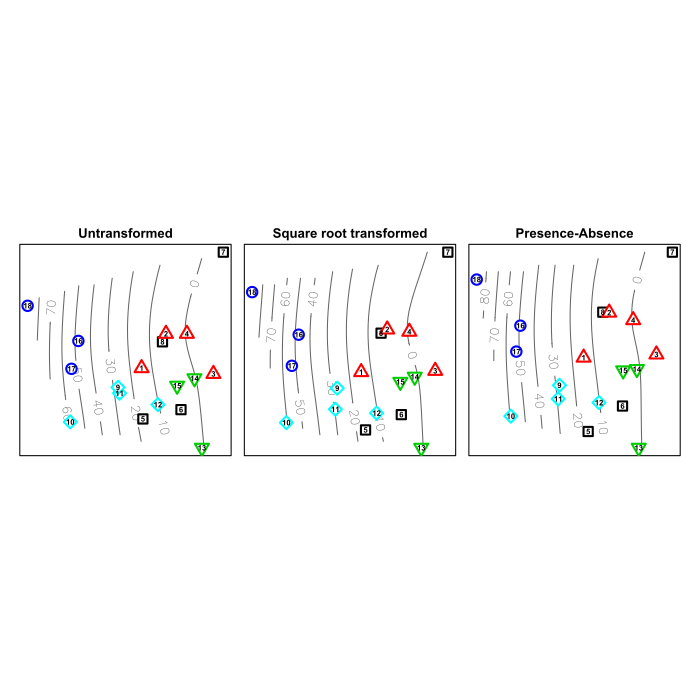

Write the R code that produced this figure.
# Robin Elahi
# 31 May 2013
# plot centroids of nmds results of mobile quadrat data
# compare abundances vs P/A
# nmds on NEPWS mobile data from quadrats, using mob5.csv - lumped functional groups and taxa.  with DUMMY variable so that i don't have to remove rows without species

require(vegan) 
require(BiodiversityR) # for CAPdiscrim
require(MASS)
require(labdsv)

dat<-read.csv("nepws_mob5MDS_130531.csv", header=TRUE)

head(dat)
names(dat)

colnames(dat) # 10:41
summary(dat)
quad.env <- dat[,1:14]

#create matrix for mds, for mobile data only
mat<-dat[,15:46]
mat
colnames(mat)
ncol(mat) # 32 spp matrix, with mobile abundances
nrow(mat)
summary(mat)
head(mat)

# sqrt transform matrix
mat.sq <- sqrt(mat)
mat.sq

# presence/absence
mat.pa <- decostand(mat, "pa")
mat.pa

# get dissim matrix for untransformed data
mat.dist <- vegdist(mat)
mat.dist
# get dissim matrix for sqrt data
mat.sq.dist <- vegdist(mat.sq)
# get dissimilarity matrix, use bray curtis
mat.pa.dist <- vegdist(mat.pa)

###############################################################
### Do site-level mds for untransformed data
### get principal coordinates; use classic (metric) MDS scaling
### what k should i use??? arbitrary choice - 100?
mds.un <- cmdscale(mat.dist, k=100)
mds.un

summary(mds.un)
plot(mds.un, col=c(quad.env$Region))
names(quad.env)

# one outlier - identify
ordiplot(mds.un, type="t") # more than one outlier - they are overlapping.  probably because they don't have any mobile taxa (and share the dummy taxon)

### bind
pc.df.un <- cbind(quad.env, mds.un)
names(pc.df.un)
nrow(pc.df.un)

### now take arithmetic averages of pc's for each site
site.mean.un <- aggregate(pc.df.un[,15:114], list(pc.df.un$Site), mean)
site.mean.un
names(site.mean.un)

### create matrix of pc's
mat.pc.un <- site.mean.un[,2:101]
mat.pc.un
### run nMDS using euclidean distance on this matrix, reduce to two dimensions
mds.pc.un <- metaMDS(mat.pc.un,distance="euclidean", engine='monoMDS', autotransform=FALSE,noshare=0.1,k=2,tol=1e-5,trymax=40, zerodist='add')
mds.pc.un$stress # 0.07
mds.pc.un

### load env data at site level
site.env <- read.csv("site.dat2_edit_120712.csv", header=TRUE)
names(site.env)
site.env <- site.env[,1:12]
mds.pc.un$points
plot(mds.pc.un$points, col=c(site.env$region))
ordisurf(mds.pc.un, site.env$sedim.per, add=TRUE, col="gray40", labcex=1, lty=2)
surf.un <- ordisurf(mds.pc.un, site.env$sedim.per, add=TRUE, col="gray40", labcex=1, lty=2)
summary(surf.un)

###############################################################

### Do site-level mds for Square root data
### get principal coordinates; use classic (metric) MDS scaling
### what k should i use??? arbitrary choice - 100?
mds.sq <- cmdscale(mat.sq.dist, k=100)
mds.sq

summary(mds.sq)
plot(mds.sq, col=c(quad.env$Region))
names(quad.env)

# one outlier - identify
ordiplot(mds.sq, type="t") # more than one outlier - they are overlapping.  probably because they don't have any mobile taxa (and share the dummy taxon)

### bind
pc.df.sq <- cbind(quad.env, mds.sq)
names(pc.df.sq)
nrow(pc.df.sq)

### now take arithmetic averages of pc's for each site
site.mean.sq <- aggregate(pc.df.sq[,15:114], list(pc.df.sq$Site), mean)
site.mean.sq
names(site.mean.sq)

### create matrix of pc's
mat.pc.sq <- site.mean.sq[,2:101]
mat.pc.sq
### run nMDS using euclidean distance on this matrix, reduce to two dimensions
mds.pc.sq <- metaMDS(mat.pc.sq,distance="euclidean", engine='monoMDS', autotransform=FALSE,noshare=0.1,k=2,tol=1e-5,trymax=40, zerodist='add')
mds.pc.sq$stress # 0.07
mds.pc.sq

### load env data at site level
site.env <- read.csv("site.dat2_edit_120712.csv", header=TRUE)
names(site.env)
site.env <- site.env[,1:12]
mds.pc.sq$points
plot(mds.pc.sq$points, col=c(site.env$region))
ordisurf(mds.pc.sq, site.env$sedim.per, add=TRUE, col="gray40", labcex=1, lty=2)
surf.sq <- ordisurf(mds.pc.sq, site.env$sedim.per, add=TRUE, col="gray40", labcex=1, lty=2)
summary(surf.sq)

###############################################################

### Do site-level mds for PA data
### get principal coordinates; use classic (metric) MDS scaling
### what k should i use??? arbitrary choice - 100?
mds.pa <- cmdscale(mat.pa.dist, k=100)
mds.pa

summary(mds.pa)
plot(mds.pa, col=c(quad.env$Region))
names(quad.env)

# one outlier - identify
ordiplot(mds.pa, type="t") # more than one outlier - they are overlapping.  probably because they don't have any mobile taxa (and share the dummy taxon)

### bind
pc.df.pa <- cbind(quad.env, mds.pa)
names(pc.df.pa)
nrow(pc.df.pa)

### now take arithmetic averages of pc's for each site
site.mean.pa <- aggregate(pc.df.pa[,15:114], list(pc.df.pa$Site), mean)
site.mean.pa
names(site.mean.pa)

### create matrix of pc's
mat.pc.pa <- site.mean.pa[,2:101]
mat.pc.pa
### run nMDS using euclidean distance on this matrix, reduce to two dimensions
mds.pc.pa <- metaMDS(mat.pc.pa,distance="euclidean", engine='monoMDS', autotransform=FALSE,noshare=0.1,k=2,tol=1e-5,trymax=40, zerodist='add')
mds.pc.pa$stress # 0.07
mds.pc.pa

### load env data at site level
site.env <- read.csv("site.dat2_edit_120712.csv", header=TRUE)
names(site.env)
site.env <- site.env[,1:12]
mds.pc.pa$points
plot(mds.pc.pa$points, col=c(site.env$region))
ordisurf(mds.pc.pa, site.env$sedim.per, add=TRUE, col="gray40", labcex=1, lty=2)
surf.pa <- ordisurf(mds.pc.pa, site.env$sedim.per, add=TRUE, col="gray40", labcex=1, lty=2)
summary(surf.pa)


### 3 panel plot

un.scrs <- scores(mds.pc.un, display=c("sites"))
un.scrs
xlimit.un <- range(un.scrs[,1])
ylimit.un <- range(un.scrs[,2])

sq.scrs <- scores(mds.pc.sq, display=c("sites"))
sq.scrs
xlimit.sq <- range(sq.scrs[,1])
ylimit.sq <- range(sq.scrs[,2])

pa.scrs <- scores(mds.pc.pa, display=c("sites"))
pa.scrs
xlimit.pa <- range(pa.scrs[,1])
ylimit.pa <- range(pa.scrs[,2])

# cbind the site.env columns with mds scores

un.scrs <- cbind(site.env, un.scrs)
sq.scrs <- cbind(site.env, sq.scrs)
pa.scrs <- cbind(site.env, pa.scrs)

colnames(un.scrs)

# subset the data for un
Haro.un <- (subset(un.scrs, region == "Haro"))[,13:14]
Channel.un <- (subset(un.scrs, region == "Channel"))[,13:14]
Georgia.un <- (subset(un.scrs, region == "Georgia"))[,13:14]
Sound.un <- (subset(un.scrs, region == "Sound"))[,13:14]
Hood.un <- (subset(un.scrs, region == "Hood"))[,13:14]

# subset the data for sq
Haro.sq <- (subset(sq.scrs, region == "Haro"))[,13:14]
Channel.sq <- (subset(sq.scrs, region == "Channel"))[,13:14]
Georgia.sq <- (subset(sq.scrs, region == "Georgia"))[,13:14]
Sound.sq <- (subset(sq.scrs, region == "Sound"))[,13:14]
Hood.sq <- (subset(sq.scrs, region == "Hood"))[,13:14]

# subset the data for pa
Haro.pa <- (subset(pa.scrs, region == "Haro"))[,13:14]
Channel.pa <- (subset(pa.scrs, region == "Channel"))[,13:14]
Georgia.pa <- (subset(pa.scrs, region == "Georgia"))[,13:14]
Sound.pa <- (subset(pa.scrs, region == "Sound"))[,13:14]
Hood.pa <- (subset(pa.scrs, region == "Hood"))[,13:14]


### 

par(mfrow=c(1,3), pty="s", mar=c(0.5, 0.5, 0.5, 0.5), oma=c(2,1,2,1))

# panel A - untranformed data
plot(mds.pc.un$points, type="n", xlab="", ylab="", xaxt='n', yaxt='n')

ordisurf(mds.pc.un$points, site.env$sedim.per, add=TRUE, labcex=0.8, col="gray40", lty=2)

points(Channel.un, pch=22, col=1, cex=2.1, lwd=2, bg="white")
points(Haro.un, pch=24, col=2, cex=2.1, lwd=2, bg="white")
points(Georgia.un, pch=25, col=3, cex=2.1, lwd=2, bg="white")
points(Sound.un, pch=23, col=5, cex=2.1, lwd=2, bg="white")
points(Hood.un, pch=21, col=4, cex=2.1, lwd=2, bg="white")

text(mds.pc.un$points, labels=site.env$site.no, cex=0.7, font=2)

title(main="Untransformed", line=0.5)

# panel B - sqrt transformed data
plot(mds.pc.sq$points, type="n", xlab="", ylab="", xaxt='n', yaxt='n')

ordisurf(mds.pc.sq$points, site.env$sedim.per, add=TRUE, labcex=0.8, col="gray40", lty=2)

points(Channel.sq, pch=22, col=1, cex=2.1, lwd=2, bg="white")
points(Haro.sq, pch=24, col=2, cex=2.1, lwd=2, bg="white")
points(Georgia.sq, pch=25, col=3, cex=2.1, lwd=2, bg="white")
points(Sound.sq, pch=23, col=5, cex=2.1, lwd=2, bg="white")
points(Hood.sq, pch=21, col=4, cex=2.1, lwd=2, bg="white")

text(mds.pc.sq$points, labels=site.env$site.no, cex=0.7, font=2)

title(main="Square root transformed", line=0.5)

# panel C - presence absence
plot(mds.pc.pa$points, type="n", xlab="", ylab="", xaxt='n', yaxt='n')

ordisurf(mds.pc.pa$points, site.env$sedim.per, add=TRUE, labcex=0.8, col="gray40", lty=2)

points(Channel.pa, pch=22, col=1, cex=2.1, lwd=2, bg="white")
points(Haro.pa, pch=24, col=2, cex=2.1, lwd=2, bg="white")
points(Georgia.pa, pch=25, col=3, cex=2.1, lwd=2, bg="white")
points(Sound.pa, pch=23, col=5, cex=2.1, lwd=2, bg="white")
points(Hood.pa, pch=21, col=4, cex=2.1, lwd=2, bg="white")

text(mds.pc.pa$points, labels=site.env$site.no, cex=0.7, font=2)

title(main="Presence-Absence", line=0.5)


#legend("bottomleft", "a", adj=c(2,1), bty='n', cex=1.5)

#leg.txt <- c("Haro", "Channel", "Rosario", "Sound", "Hood")

#legend("bottomright", legend=leg.txt, cex=0.8, pch=c(24,22,25,23,21), col=c(2,1,3,5,4), bty='n', pt.lwd=2)

#text(.4, -0.2, '2D Stress = 0.07', cex=0.8)










### try cluster analysis, perhaps ordicluster?
### cluster analysis using hclust
# set up distance matrix from principle coordinates using euclidean distance (to match mds)
mat.pc.dist <- vegdist(mat.pc, 'euclidean')
clust1<-hclust(mat.pc.dist, 'ward')
clust1
summary(clust1)
plot(clust1, labels=site.env$site)
rect.hclust(clust1, k=2, border='red')

clust2<-hclust(mat.pc.dist, 'single')
clust2
summary(clust2)
plot(clust2, labels=site.env$site)
rect.hclust(clust1, k=2, border='red')

# what is the optimum number of classes?
dat.km <- cascadeKM(mat.pc, 2, 16, criterion="calinski")
dat.km
dat.km$results
dat.km$partition
plot(dat.km, sortq=TRUE)

         # 2 groups 3 groups 4 groups  5 groups  6 groups  7 groups
# SSE      1.648616 1.279437 1.058067 0.9023451 0.7824762 0.6644489
# calinski 5.561725 5.523432 5.132216 4.7519123 4.4143298 4.2967008

### final 2 panel plot
scrs <- scores(mds.pc, display=c("sites"))
scrs
xlimit <- range(scrs[,1])
ylimit <- range(scrs[,2])
group <- site.env[,1:12]
names(site.env)
# cbind the group columns with mds scores
group.scrs <- cbind(site.env, scrs)
colnames(group.scrs)
summary(group.scrs)

#write.csv(group.scrs, "group.scrs.csv")

# subset the data
Haro <- (subset(group.scrs, region == "Haro"))[,13:14]
Channel <- (subset(group.scrs, region == "Channel"))[,13:14]
Georgia <- (subset(group.scrs, region == "Georgia"))[,13:14]
Sound <- (subset(group.scrs, region == "Sound"))[,13:14]
Hood <- (subset(group.scrs, region == "Hood"))[,13:14]

#Haro: green triangles (pch 24)
#Channel: black squares (pch 22)
#Georgia: red inverse triangles (pch 25)
#Sound: light blue diamonds (pch 23)
#Hood: blue circles (pch 21)


###############################################################
# plot 2 panels
par(mfrow=c(2,1), pty="s", mar=c(0.5, 0.5, 0.5, 0.5), oma=c(2,1,2,1))

# panel A
#plot.new()
#plot.window(xlim = xlimit, ylim = ylimit, asp=1)

plot(mds.pc$points, type="n", xlab="", ylab="", xaxt='n', yaxt='n')

ordisurf(mds.pc$points, group$sedim.per, add=TRUE, labcex=0.8, col="gray40", lty=2)

points(Channel, pch=22, col=1, cex=2.1, lwd=2, bg="white")
points(Haro, pch=24, col=2, cex=2.1, lwd=2, bg="white")
points(Georgia, pch=25, col=3, cex=2.1, lwd=2, bg="white")
points(Sound, pch=23, col=5, cex=2.1, lwd=2, bg="white")
points(Hood, pch=21, col=4, cex=2.1, lwd=2, bg="white")

# points(Haro, pch=24, col="gray40", bg="red", cex=2.1)
# points(Channel, pch=22, col="gray40", bg="yellow", cex=2.1)
# points(Georgia, pch=25, col="gray40", bg="green",cex=2.1)
# points(Sound, pch=23, col="gray40", bg="lightblue1", cex=2.1)
# points(Hood, pch=21, col="blue", bg="white", cex=2.1)

text(mds.pc$points, labels=group$site.no, cex=0.7, font=2)

legend("bottomleft", "a", adj=c(2,1), bty='n', cex=1.5)

leg.txt <- c("Haro", "Channel", "Rosario", "Sound", "Hood")

legend("bottomright", legend=leg.txt, cex=0.8, pch=c(24,22,25,23,21), col=c(2,1,3,5,4), bty='n', pt.lwd=2)

text(.4, -0.2, '2D Stress = 0.07', cex=0.8)

# plot cluster analysis
plot(clust1, labels=group$site.no, font=1, cex=0.8, sub='', main='', xlab='', hang=-1, las=1)

legend("topleft", "b", adj=c(2,0), bty='n', cex=1.5)

points(1,0, pch=25, cex=1.5, col=3, lwd=2)
points(2,0, pch=25, cex=1.5, col=3, lwd=2)
points(3,0, pch=25, cex=1.5, col=3, lwd=2)
points(4,0, pch=24, cex=1.5, col=2, lwd=2)
points(5,0, pch=24, cex=1.5, col=2, lwd=2)
points(6,0, pch=22, cex=1.5, col=1, lwd=2)
points(7,0, pch=24, cex=1.5, col=2, lwd=2)
points(8,0, pch=22, cex=1.5, col=1, lwd=2)
points(9,0, pch=22, cex=1.5, col=1, lwd=2)
points(10,0, pch=24, cex=1.5, col=2, lwd=2)
points(11,0, pch=21, cex=1.5, col=4, lwd=2)
points(12,0, pch=21, cex=1.5, col=4, lwd=2)
points(13,0, pch=23, cex=1.5, col=5, lwd=2)
points(14,0, pch=21, cex=1.5, col=4, lwd=2)
points(15,0, pch=23, cex=1.5, col=5, lwd=2)
points(16,0, pch=23, cex=1.5, col=5, lwd=2)
points(17,0, pch=22, cex=1.5, col=1, lwd=2)
points(18,0, pch=23, cex=1.5, col=5, lwd=2)

box()

rect.hclust(clust1, k=2, border="gray")
###############################################################


### Significance testing
### 1.  Permdisp
### 2.  Permanova
